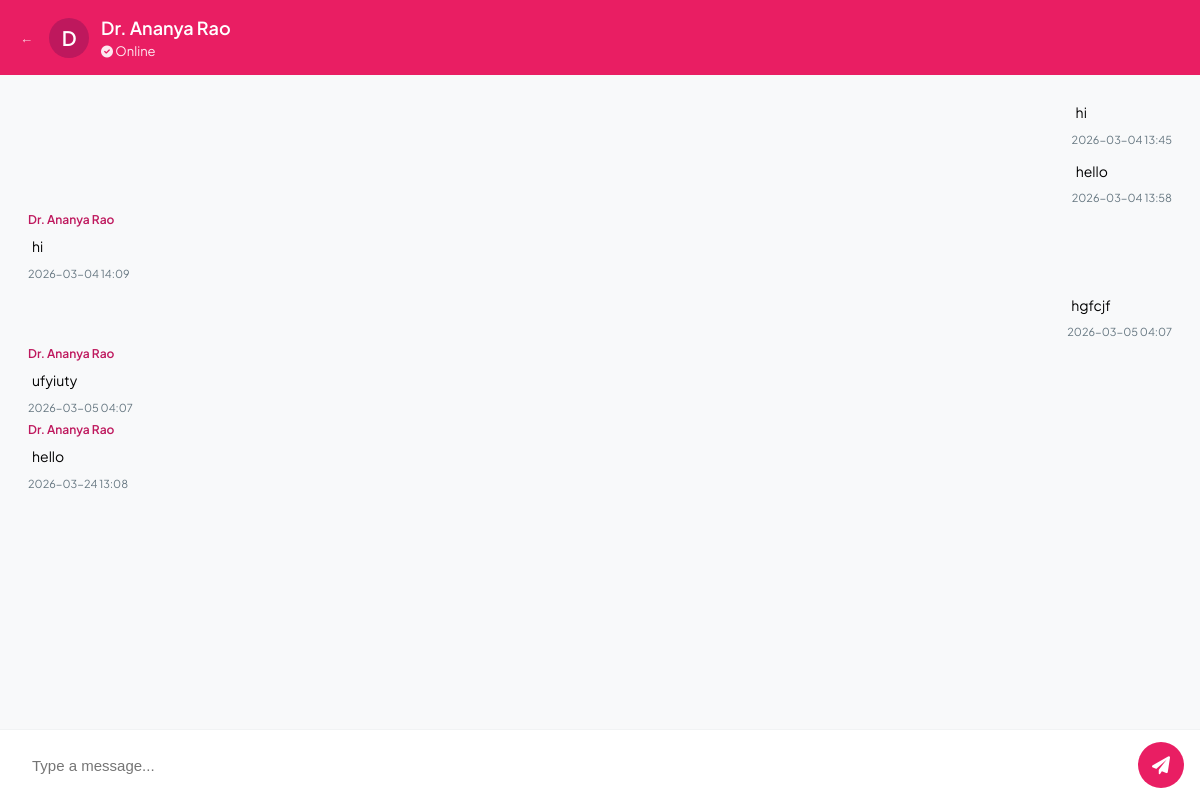
Screenshot of /chat (signed in) with the database file from the repository.
### tables this page shows
CREATE TABLE dietitians (
    dietitian_id INTEGER PRIMARY KEY AUTOINCREMENT,
    name TEXT NOT NULL,
    email TEXT UNIQUE NOT NULL,
    password TEXT NOT NULL,
    license_number TEXT,
    specialization TEXT,
    experience_years INTEGER DEFAULT 0,
    bio TEXT,
    status TEXT DEFAULT 'pending',
    created_at TIMESTAMP DEFAULT CURRENT_TIMESTAMP
, qualification TEXT DEFAULT '', photo TEXT DEFAULT '');

CREATE TABLE chat_messages (
    id INTEGER PRIMARY KEY AUTOINCREMENT,
    user_id INTEGER,
    dietitian_id INTEGER,
    sender TEXT,
    message TEXT,
    timestamp DATETIME DEFAULT CURRENT_TIMESTAMP
, is_read INTEGER DEFAULT 0);

### app.py (the view)
@app.route("/chat")
def chat():
    if "user_id" not in session:
        return redirect("/login")
    conn = get_db_connection()
    dietitian = conn.execute("""
        SELECT d.dietitian_id, d.name FROM dietitians d
        JOIN user_dietitian ud ON d.dietitian_id = ud.dietitian_id
        WHERE ud.user_id=?
    """, (session["user_id"],)).fetchone()
    messages = conn.execute("""
        SELECT * FROM chat_messages WHERE user_id=? ORDER BY timestamp
    """, (session["user_id"],)).fetchall()
    conn.close()
    return render_template("user/chat.html", messages=messages, dietitian=dietitian)

### app.py (called while the page is built)
def get_db_connection():
    conn = sqlite3.connect(DATABASE)
    conn.row_factory = sqlite3.Row
    return conn

### templates/user/chat.html (shortened to what this page needs)
<!DOCTYPE html>
<html lang="en">
<head>
    <link rel="stylesheet" href="https://cdnjs.cloudflare.com/ajax/libs/font-awesome/6.0.0-beta3/css/all.min.css">
</head>
<body>
    <div class="chat-header">
        <a href="/dashboard"
            style="color:rgba(255,255,255,.8);text-decoration:none;font-size:.82rem;margin-right:4px">&#8592;</a>
        <div class="avatar">
            {{ dietitian['name'][0] if dietitian and dietitian['name'] else 'D' }}
        </div>
        <div class="header-info">
            <h2>{{ dietitian['name'] if dietitian else 'Dietitian' }}</h2>
            <p><i class="fas fa-check-circle" style="font-size: 12px;"></i> Online</p>
        </div>
    </div>
    <div class="chat-box" id="chat-box">
        {% for msg in messages %}
        {% if msg['sender'] == 'user' %}
        <div class="message-wrapper user-wrapper">
            <div class="message user">
                {{ msg['message'] }}
            </div>
            {% if msg['timestamp'] %}
            <span class="timestamp">{{ msg['timestamp'][:16] }}</span>
            {% endif %}
        </div>
        {% else %}
        <div class="message-wrapper dietitian-wrapper">
            <div class="sender-name">{{ dietitian['name'] }}</div>
            <div class="message dietitian">
                {{ msg['message'] }}
            </div>
            {% if msg['timestamp'] %}
            <span class="timestamp">{{ msg['timestamp'][:16] }}</span>
            {% endif %}
        </div>
        {% endif %}
        {% endfor %}
    </div>
    <form method="POST" action="/send_message" class="input-area">
        <input type="text" name="message" placeholder="Type a message..." required>
        <button type="submit">
            <i class="fas fa-paper-plane"></i>
        </button>
    </form>
</body>
</html>

### templates/user/chat.html (style rules this page uses)
* { margin: 0; padding: 0; box-sizing: border-box; }
body { font-family: 'Plus Jakarta Sans', sans-serif; background: #e5ded8; background-size: 30px 30px; height: 100vh; display: flex; flex-direction: column; }
.chat-header { background: #e91e63; color: white; padding: 16px 20px; display: flex; align-items: center; gap: 12px; box-shadow: 0 1px 3px rgba(0, 0, 0, 0.2); }
.avatar { width: 40px; height: 40px; border-radius: 50%; background: #be185d; display: flex; align-items: center; justify-content: center; font-size: 20px; font-weight: 600; color: white; text-transform: uppercase; }
.header-info h2 { font-size: 18px; font-weight: 600; margin-bottom: 4px; }
.header-info p { font-size: 13px; opacity: 0.9; }
.chat-box { flex: 1; overflow-y: auto; padding: 20px; display: flex; flex-direction: column; gap: 8px; background: #f8f9fa; }
.message-wrapper { display: flex; flex-direction: column; max-width: 65%; }
.user-wrapper { align-self: flex-end; }
.dietitian-wrapper { align-self: flex-start; }
.message { padding: 8px 12px; border-radius: 7px; font-size: 14px; line-height: 1.4; position: relative; word-wrap: break-word; }
.timestamp { font-size: 11px; color: #667781; margin-top: 2px; margin-left: 8px; margin-right: 8px; }
.user-wrapper .timestamp { text-align: right; }
.sender-name { font-size: 12px; font-weight: 600; color: #be185d; margin-bottom: 2px; margin-left: 8px; }
.input-area { background: #ffffff; padding: 12px 16px; display: flex; align-items: center; gap: 12px; border-top: 1px solid #f1f3f4; }
.input-area input { flex: 1; padding: 10px 16px; border: none; border-radius: 24px; font-size: 15px; outline: none; background: white; }
.input-area button { background: #e91e63; color: white; border: none; width: 46px; height: 46px; border-radius: 50%; display: flex; align-items: center; justify-content: center; cursor: pointer; transition: background 0.2s; }
.input-area button i { font-size: 18px; }

### rows the page displays
dietitians: name "D", name "Dr. Ananya Rao"
chat_messages: message "hi", timestamp "2026-03-04 13:45"
chat_messages: message "hello", timestamp "2026-03-04 13:58"
chat_messages: message "hi", timestamp "2026-03-04 14:09"
chat_messages: message "hgfcjf", timestamp "2026-03-05 04:07"
chat_messages: message "ufyiuty", timestamp "2026-03-05 04:07"
chat_messages: message "hello", timestamp "2026-03-24 13:08"
